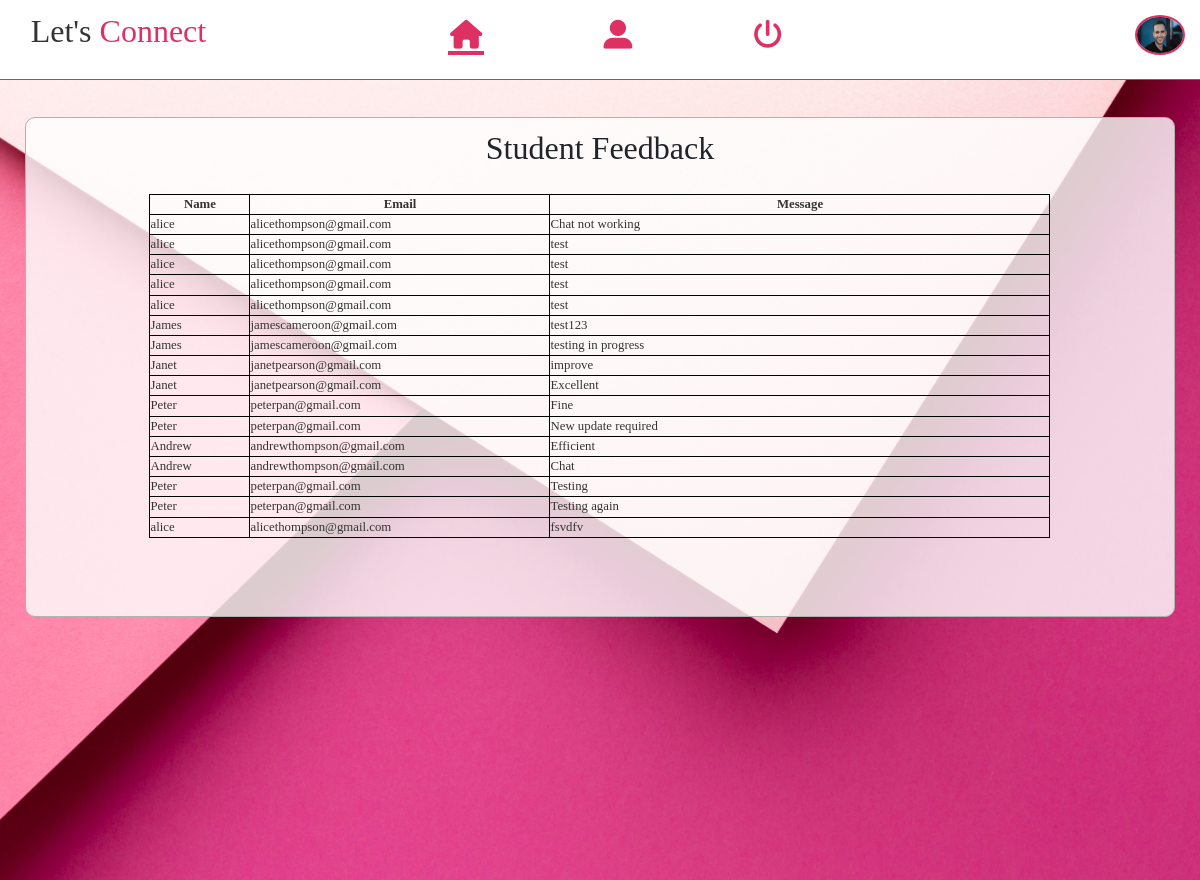
Page /staffhome.php (signed in) on the committed database.
### tables this page shows
CREATE TABLE `feedback` (
  `id` int(11) NOT NULL,
  `user_id` int(11) NOT NULL,
  `name` varchar(30) NOT NULL,
  `email` varchar(50) NOT NULL,
  `feedback_msg` varchar(300) NOT NULL
);

### staffhome.php (the view, shortened to what this page needs)
<!DOCTYPE html>
<html lang="en">
<head>
    <link href="https://cdn.jsdelivr.net/npm/bootstrap@5.3.3/dist/css/bootstrap.min.css" rel="stylesheet">
    <link rel='stylesheet' type='text/css' href='style.css?v=<?php echo time(); ?>'>
</head>
<body>
<?php
    include 'navigation_bar.php';
    ?>
    <div class="row" style="background-image: url(images/home-background.jpg);background-size:cover;">
    <div class="container" style="background-color: rgba(255, 255, 255, 0.8);border-radius:10px;border:1px solid #B6B1B1;height:500px;margin:3%;width:94%;">
    <h2 style="text-align:center;padding:1%;height:auto;">Student Feedback</h2>
    <div style="overflow: scroll;height:395px;">
    <table style="height:auto;margin-left:auto;margin-right:auto;">
        <tr>
            <th style="width:100px;text-align:center;">Name</th>
            <th style="width:300px;text-align:center;">Email</th>
            <th style="width:500px;text-align:center;">Message</th>
        </tr>
        <?php include 'db.php';
                            $q = "SELECT * FROM `feedback`";
                            $rs = mysqli_query($conn, $q);
                            while ($row = mysqli_fetch_array($rs)) {
                            ?>
        <tr>
            <td><?php print($row['name']); ?></td>
            <td><?php print($row['email']); ?></td>
            <td><?php print($row['feedback_msg']); ?></td>
        </tr>
        <?php } ?>
    </table>
    </div>
    </div>
    </div>
</body>
<html>

### style.css (style rules this page uses)
* { padding: 0; margin: 0; box-sizing: border-box; height: 100%; font-family: 'Times New Roman', Times, serif; }
body { overflow-x: hidden; }
::placeholder { color:#B6B1B1; padding-left: 10px; }
.icon-description,table,h6 { color: #343434; padding: 5.8px; margin: 7px; }
@media (max-width:1368px) { body { overflow-y: scroll; } }
@media (max-width:1368px) { .icon-description,table,h6 { padding: 2px; font-size: 0.8rem; } }

### staffhome.php (style rules this page uses)
table,th,td { border: 1px solid black; }

### rows in the picture
feedback: name "alice", email "alicethompson@gmail.com", feedback_msg "Chat not working"
feedback: name "alice", email "alicethompson@gmail.com", feedback_msg "test"
feedback: name "alice", email "alicethompson@gmail.com", feedback_msg "test"
feedback: name "alice", email "alicethompson@gmail.com", feedback_msg "test"
feedback: name "alice", email "alicethompson@gmail.com", feedback_msg "test"
feedback: name "James", email "jamescameroon@gmail.com", feedback_msg "test123"
feedback: name "James", email "jamescameroon@gmail.com", feedback_msg "testing in progress"
feedback: name "Janet", email "janetpearson@gmail.com", feedback_msg "improve"
feedback: name "Janet", email "janetpearson@gmail.com", feedback_msg "Excellent"
feedback: name "Peter", email "peterpan@gmail.com", feedback_msg "Fine"
feedback: name "Peter", email "peterpan@gmail.com", feedback_msg "New update required"
feedback: name "Andrew", email "andrewthompson@gmail.com", feedback_msg "Efficient"
feedback: name "Andrew", email "andrewthompson@gmail.com", feedback_msg "Chat"
feedback: name "Peter", email "peterpan@gmail.com", feedback_msg "Testing"
feedback: name "Peter", email "peterpan@gmail.com", feedback_msg "Testing again"
feedback: name "alice", email "alicethompson@gmail.com", feedback_msg "fsvdfv"
